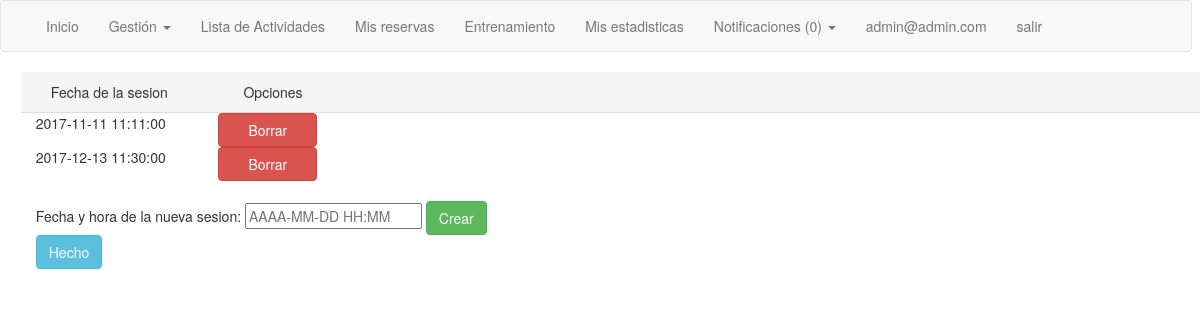
The app's page /Views/SesionActividad.php?id=2 (signed in) with its own data.
### tables this page shows
CREATE TABLE `Sesion` (
  `idSesion` int(11) NOT NULL,
  `numPlazasOcupadas` int(11) DEFAULT NULL,
  `fecha` datetime DEFAULT NULL,
  `Actividad_idActividad` int(11) NOT NULL
);

### Model/Usuario.php (called while the page is built, shortened)
<?php
class Usuario{
    function getByEmail($email){
      $db = DB::getDB();
      $consulta = "SELECT * FROM Usuario WHERE email ='".$email."'";
      $result = $db->query($consulta);
      return $result->fetch_assoc();
    }
}
?>

### Controllers/c_Usuario.php (called while the page is built, shortened)
<?php
require_once("../Model/Usuario.php");
class UsuarioController{
    public function getUserByEmail($mail){
      $u = new Usuario();
      $result = $u->getByEmail($mail);
      return $result;
    }
}
 ?>

### Model/Actividad.php (called while the page is built, shortened)
<?php
class Actividad{
    function getSesiones($idActividad){
      $db = DB::getDB();
      $consulta = "SELECT fecha, idSesion
                    FROM Sesion
                    WHERE Actividad_idActividad =".$idActividad;
      $result = $db->query($consulta);
      $res = array();
      while($row = $result->fetch_assoc()){
        array_push($res, $row);
      }
      return $res;
    }
}
?>

### Controllers/c_Actividad.php (called while the page is built, shortened)
<?php
require_once("../Model/Actividad.php");
class ActividadController{
    public function getSesiones($id){
      $a = new Actividad();
      $a->getSesiones($id);
      $result = $a->getSesiones($id);
      return $result;
    }
}
?>

### Views/SesionActividad.php (the view, shortened to what this page needs)
<?php
if(!isset($_SESSION['userID'])){
  header('Location: paginaPrincipal.php');
}else{
  require_once('../Controllers/c_Usuario.php');
  $usuariosController = new UsuarioController();
  $user = $usuariosController->getUserByEmail($_SESSION['userID']);
  if(!$user['tipoUsuario']=='admin'){
    header('Location: paginaPrincipal.php');
  }
  else{
?>
<!DOCTYPE html>
<html>
  <head>
    <?php
        require_once('NavBar.php');
        require_once('../Controllers/c_Actividad.php');
        $ActividadesController = new ActividadController();
        $Sesiones = $ActividadesController->getSesiones($_GET['id']);
    ?>
  </head>
    <body>
      <div class="tabla panel-default">
        <div class = 'row panel-heading'>
      <span  class ="col-md-2">Fecha de la sesion</span><span class = 'col-md-2'>Opciones</span>
        </div>
          <?php foreach($Sesiones as $it){ ?>
        <div class="row">
          <form method="post" action="../Controllers/c_Actividad.php?op=4" id="deleleFromActividad<?php echo($it['idSesion']);?>">
            <span class = 'col-md-2'><?php echo ($it['fecha']); ?> </span>
          </form>
        <button class="col-md-1 btn btn-danger" form="deleleFromActividad<?php echo($it['idSesion']);?>" name="idSesion" value = <?php echo("".$it['idSesion']."");?>>Borrar</button>
        </div>
        <?php } ?>
        <form method="post" action="../Controllers/c_Actividad.php?op=3" onsubmit="return validarFechaHora()">
          Fecha y hora de la nueva sesion: <input id='fechaHora' type="datetime" placeholder="AAAA-MM-DD HH:MM" name="fecha"/>
          <input class="btn btn-success" type="submit" value="Crear"/>
        </form>
        <button class="btn btn-info" onclick="location.href='GestionActividades.php'">Hecho</button>
      </div>
    </body>
</html>
<?php
}
}
?>

### records on screen
sesion: fecha "2017-11-11 11:11:00", $it['idSesion'] 1 (drawn)
sesion: fecha "2017-12-13 11:30:00", $it['idSesion'] 2 (drawn)

### other values on screen
count($notificaciones) "0"
$_SESSION['userID'] "admin@admin.com"
